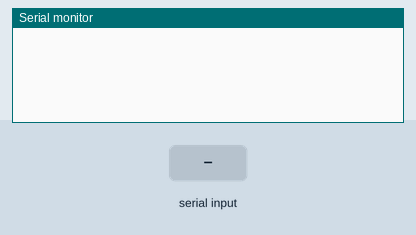
This sketch was run on a simulated Arduino Uno, built with avr-gcc and run on an emulated ATmega328P. Shown: the last lines printed to the serial monitor. The inputs (shaded band) are chosen by the test bench.

Above: at 1.2 s.
1.3 s: "Hello" received over Serial
At 2.2 s:
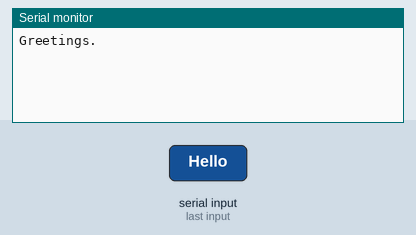
2.9 s: "1" received over Serial
At 4.4 s:
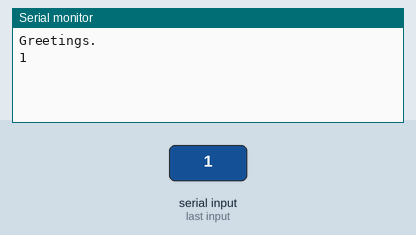

Measured:
- after the input at 1.3 s, the serial monitor: prints a new line after 0.11 s (image 1)
- after the input at 2.9 s, the serial monitor: prints a new line after 0.10 s (image 2)

The sketch:

SerialTalker.ino
```cpp
void setup() {
  Serial.begin(9600);
  Serial.setTimeout(100);
}

String message;

void loop() {
  while(Serial.available() > 0){
    message = Serial.readString();
  }

  if(message == "Hello"){
    Serial.println("Greetings.");
    message = "";
  }

  if(message != ""){
    Serial.println(message);
    message = "";
  }
}
```
